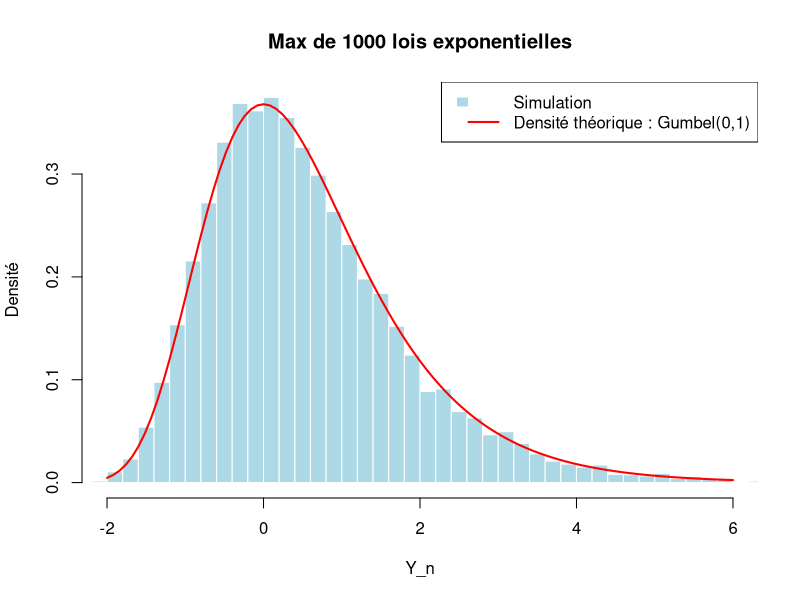

Write the R code that produced this figure.
# Paramètres 
n <- 1000 # taille de l'échantillon
N <- 10000 # nombre de simulations pour le max

set.seed(123)
M_n <- replicate(N, max(rexp(n, rate = 1)))

# Normalisation
b_n = log(n)
a_n = 1
Y_n <- (M_n - b_n) / a_n

hist(Y_n, breaks = 50, probability = TRUE, 
     col = "lightblue", border = "white", 
     main = paste("Max de", n, "lois exponentielles"), ylab="Densité",
     xlab = "Y_n", xlim = c(-2, 6))

gumbel <- function(x) exp(-(x + exp(-x)))  # Densité de Gumbel standard
curve(gumbel, from = -2, to = 6, col = "red", lwd = 2, add = TRUE)

# Légende
legend("topright", legend = c("Simulation", "Densité théorique : Gumbel(0,1)"),
       fill = c("lightblue", NA), border = c("white", NA), 
       lty = c(NA, 1), col = c(NA, "red"), lwd = c(NA, 2))
